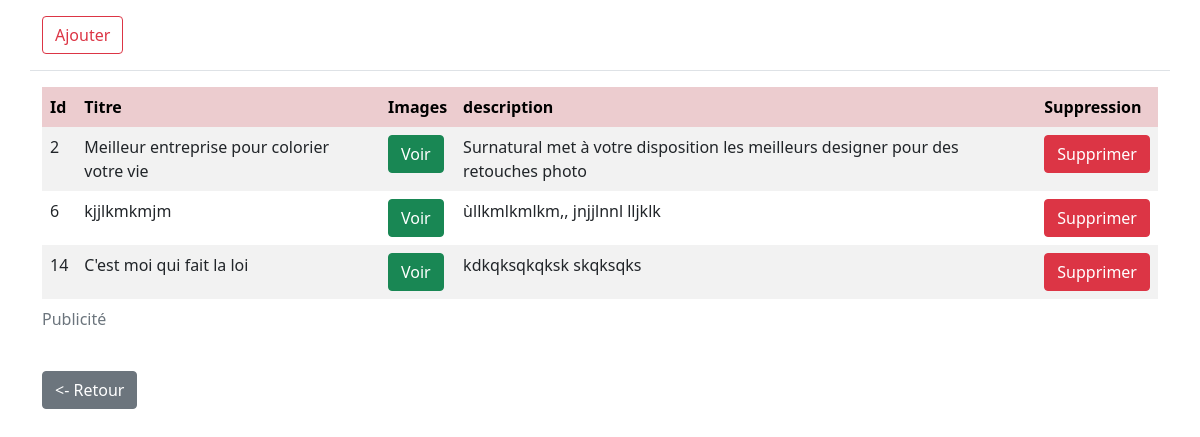
The app's page /private_page/dashboard/gestion_pubs with its own data.
### surnatural_app/models.py (models this page shows, shortened)
class Publicites(models.Model):
    img = models.ImageField(upload_to='img')
    title = models.CharField(max_length=50)
    description = models.TextField(max_length=300)
    class Meta():
        db_table = 'Publicites'

### surnatural_app/views.py (the view)
# urls.py: path('private_page/dashboard/gestion_pubs', gst_publicite, name='gst_publicites'),
def gst_publicite(request):
    pub = Publicites.objects.all()
    return render(request, 'application/gst_pubs.html', context={'pubs':pub})

### templates/application/gst_pubs.html (shortened to what this page needs)
<!DOCTYPE html>
<html lang="fr">
    {% load static %}
<head>
    <link rel="stylesheet" href="{% static 'css/bootstrap.css' %}">
    <link rel="stylesheet" href="{% static 'css/style.css' %}">
</head>
<body>
    <div class="container">
        <div class="row border-bottom">
            <div class="col-3">
                <a href="{% url "form_pubs" %}" class="btn btn-outline-danger my-3">Ajouter</a>
            </div>
        </div>
        <div class="row">
            <div
                class="table-responsive-sm my-3"
            >
                <table
                    class="table table-striped table-hover table-borderless table-danger align-middle"
                >
                    <thead class="table-light">
                        <caption>
                            Publicité
                        </caption>
                        <tr>
                            <th>Id</th>
                            <th>Titre</th>
                            <th>Images</th>
                            <th>description</th>
                            <th>Suppression</th>
                        </tr>
                    </thead>
                    <tbody class="table-group-divider">
                        {% for pub in pubs %}
                            <tr
                                class="table"
                            >
                                <td scope="row">{{pub.id}}</td>
                                <td>{{pub.title}}</td>
                                <td><a href="/media/{{pub.img}}" class="btn btn-success">Voir</a></td>
                                <td>{{pub.description}}</td>
                                <td><a onclick="confirm()" href="/private_page/dashboard/gestion_pubs/delete{{pub.id}}" class="btn btn-danger">Supprimer</a></td>
                            </tr>
                        {% endfor %}
                    </tbody>
                </table>
            </div>
        </div>
        <a href="{% url "dashboard" %}" class="btn btn-secondary"><- Retour</a>
    </div>
</body>
</html>

### static/css/style.css (style rules this page uses)
:root { --main_color:rgb(126, 19, 69); }
html { scroll-behavior: smooth; }

### records on screen
Publicites: id "2", title "Meilleur entreprise pour colorier votre vie", description "Surnatural met à votre disposition les meilleurs designer pour des retouches photo"
Publicites: id "6", title "kjjlkmkmjm", description "ùllkmlkmlkm,, jnjjlnnl lljklk"
Publicites: id "14", title "C'est moi qui fait la loi", description "kdkqksqkqksk skqksqks"
